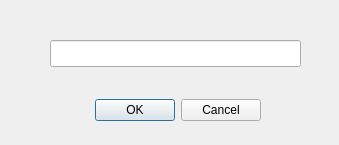
<?xml version="1.0" encoding="UTF-8"?>
<ui version="4.0">
 <class>DialogGetFileName</class>
 <widget class="QDialog" name="DialogGetFileName">
  <property name="geometry">
   <rect>
    <x>0</x>
    <y>0</y>
    <width>339</width>
    <height>145</height>
   </rect>
  </property>
  <property name="windowTitle">
   <string>请输入要获取的文件名</string>
  </property>
  <widget class="QDialogButtonBox" name="buttonBox">
   <property name="geometry">
    <rect>
     <x>70</x>
     <y>90</y>
     <width>191</width>
     <height>41</height>
    </rect>
   </property>
   <property name="orientation">
    <enum>Qt::Horizontal</enum>
   </property>
   <property name="standardButtons">
    <set>QDialogButtonBox::Cancel|QDialogButtonBox::Ok</set>
   </property>
  </widget>
  <widget class="QLineEdit" name="lineEdit">
   <property name="geometry">
    <rect>
     <x>50</x>
     <y>40</y>
     <width>251</width>
     <height>27</height>
    </rect>
   </property>
  </widget>
 </widget>
 <resources/>
 <connections>
  <connection>
   <sender>buttonBox</sender>
   <signal>accepted()</signal>
   <receiver>DialogGetFileName</receiver>
   <slot>accept()</slot>
   <hints>
    <hint type="sourcelabel">
     <x>248</x>
     <y>254</y>
    </hint>
    <hint type="destinationlabel">
     <x>157</x>
     <y>274</y>
    </hint>
   </hints>
  </connection>
  <connection>
   <sender>buttonBox</sender>
   <signal>rejected()</signal>
   <receiver>DialogGetFileName</receiver>
   <slot>reject()</slot>
   <hints>
    <hint type="sourcelabel">
     <x>316</x>
     <y>260</y>
    </hint>
    <hint type="destinationlabel">
     <x>286</x>
     <y>274</y>
    </hint>
   </hints>
  </connection>
 </connections>
</ui>
